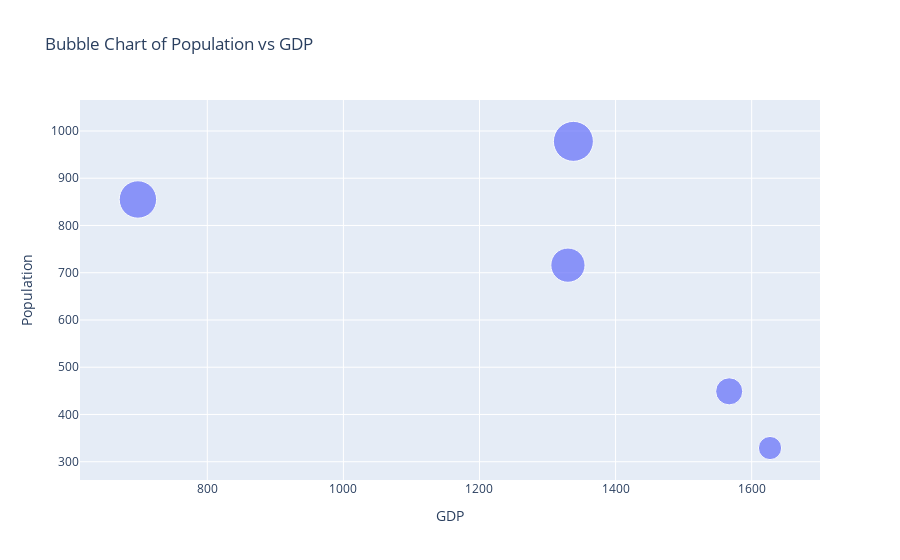

Notebook code for this chart:
### Code cell
#5. Using the given dataset, create a bubble chart to represent each country's population (y-axis), GDP (x-axis), and bubble size proportional to the population
data = { 
    'Country': ['USA', 'Canada', 'UK', 
'Germany', 'France'], 
    'Population': 
np.random.randint(100, 1000, 5), 
    'GDP': np.random.randint(500, 2000, 
5) 
} 
df = pd.DataFrame(data)

#figure
fig=go.Figure(data=[go.Scatter(
    x=df['GDP'],
    y=df['Population'],
    mode='markers',
    marker=dict(
        size=df['Population'],
        sizemode='area',
        sizeref=2.*max(df['Population'])/(40.**2),
        sizemin=5
    ) ,
    text=df['Country']   
    
)])
    




# Update layout
fig.update_layout(
    title='Bubble Chart of Population vs GDP',
    xaxis_title='GDP',
    yaxis_title='Population',
    showlegend=False
)




fig.show()

### Figure 1 — Plotly figure (JSON) as saved in the notebook; plotly's stock layout.template omitted (floating-point values rounded to 4 significant figures)
{"data": [{"marker": {"size": [855, 978, 329, 449, 716], "sizemin": 5, "sizemode": "area", "sizeref": 1.222}, "mode": "markers", "text": ["USA", "Canada", "UK", "Germany", "France"], "type": "scatter", "x": [698, 1338, 1627, 1567, 1330], "y": [855, 978, 329, 449, 716]}], "layout": {"showlegend": false, "title": {"text": "Bubble Chart of Population vs GDP"}, "xaxis": {"title": {"text": "GDP"}}, "yaxis": {"title": {"text": "Population"}}}}
